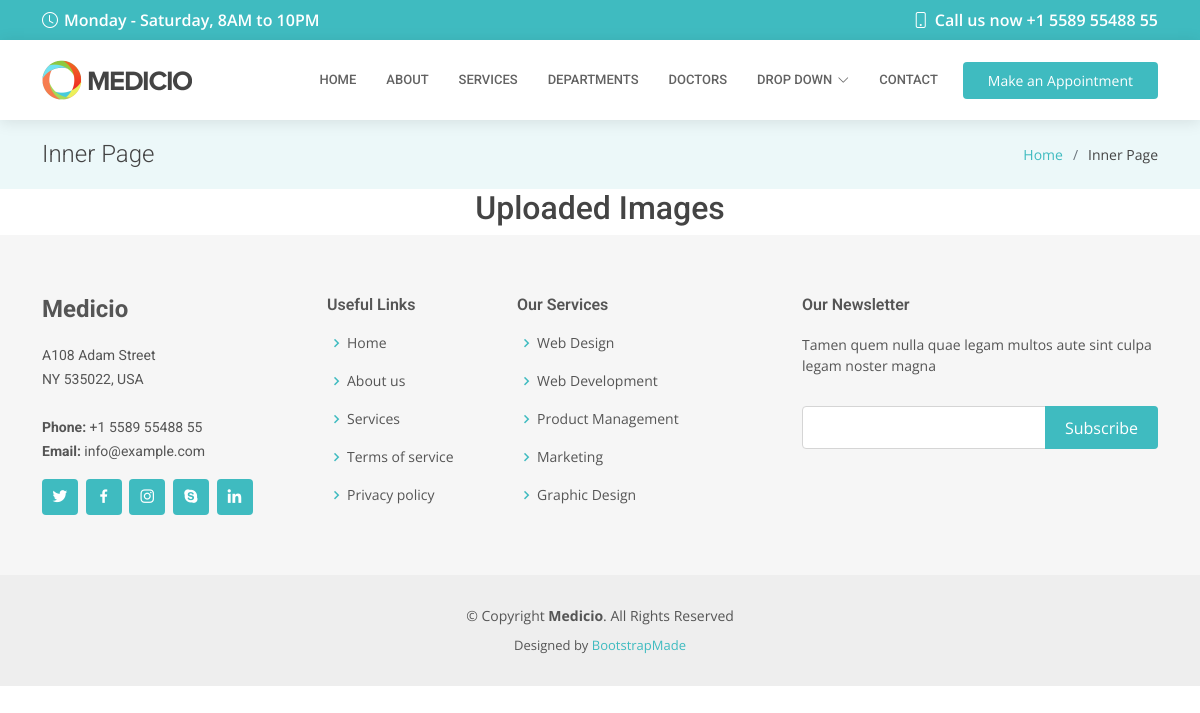
Page /showimage/ on the earlier database version.
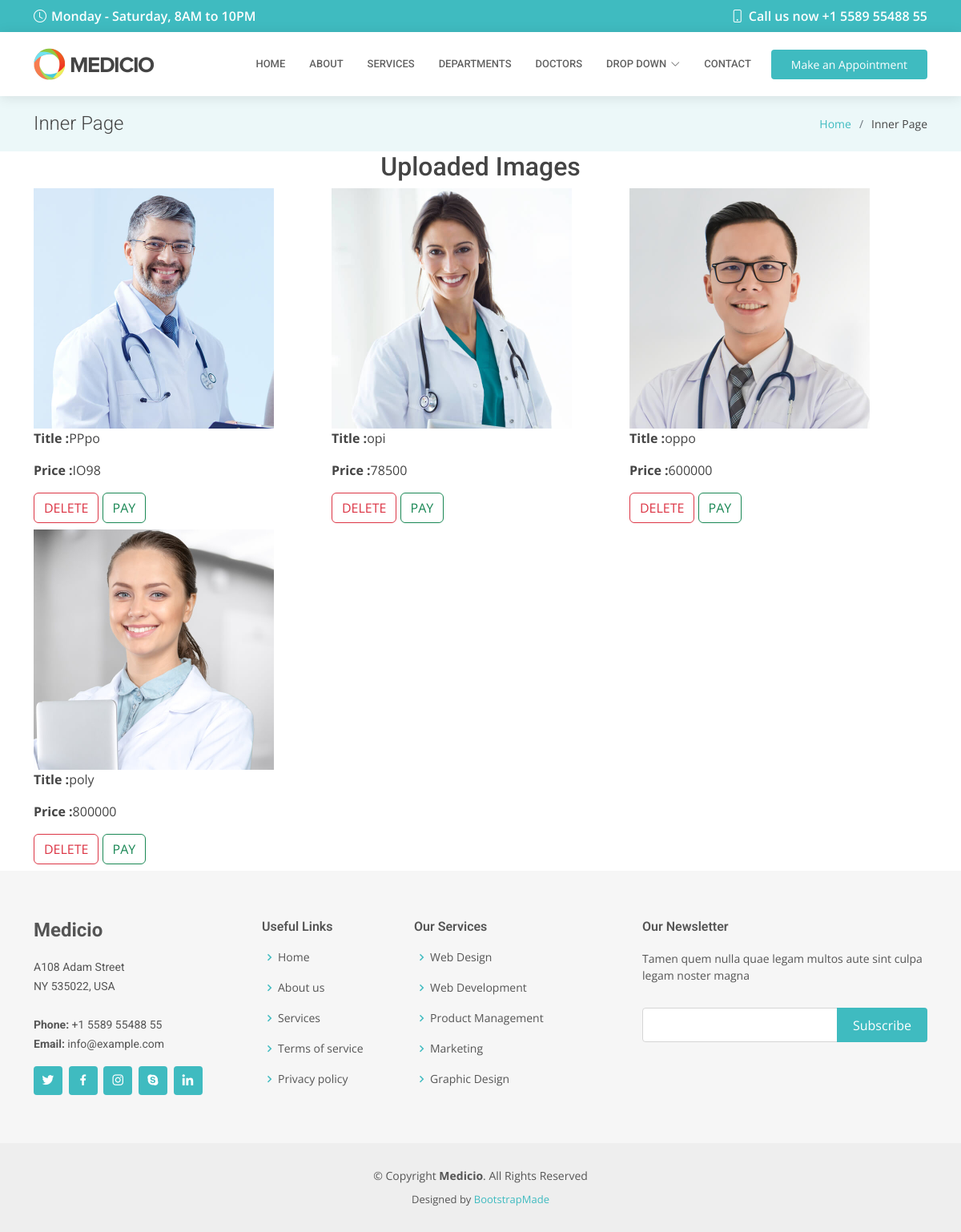
Same page on the later database version.
### hospitalapp/models.py (models this page shows)
class ImageModel(models.Model):
    image = models.ImageField(upload_to='images/')
    title = models.CharField(max_length=50)
    price = models.CharField(max_length=50)

### hospitalapp/views.py (the view)
# urls.py: path('showimage/', views.show_image, name='image'),
def show_image(request):
    images = ImageModel.objects.all()
    return render(request, 'showimages.html', {'images': images})

### templates/showimages.html
{% extends 'inner-page.html' %}
{% block body %}
      <h2 class="text-center">Uploaded Images</h2>
       <div class="container">
          <div style="display: flex;
          justify-content:space-between;
          flex-wrap: wrap">
               {% for image in images %}
              <div class="col mb-2">
                  <img src="{{ image.image.url }}" alt="Uploaded Image" style="width: 300px;height:300px"> <br>
                  <p><strong>Title :</strong>{{ image.title }}</p>
                  <p><strong>Price :</strong>{{ image.price }}</p>
                  <a href="/imagedelete/{{ image.id }}" class="btn btn-outline-danger">DELETE</a>
                  <a href="" class="btn btn-outline-success">PAY</a><br>
              </div>
           {% endfor %}
          </div>
       </div>
{% endblock %}

### templates/inner-page.html (shortened to what this page needs)
<!DOCTYPE html>
<html lang="en">
<head>
    {% load static %}
  <link href="{% static 'assets/vendor/fontawesome-free/css/all.min.css' %}" rel="stylesheet">
  <link href="{% static 'assets/vendor/animate.css/animate.min.css' %}" rel="stylesheet">
  <link href="{% static 'assets/vendor/aos/aos.css" rel="stylesheet' %}">
  <link href="{% static 'assets/vendor/bootstrap/css/bootstrap.min.css' %}" rel="stylesheet">
  <link href="{% static 'assets/vendor/bootstrap-icons/bootstrap-icons.css' %}" rel="stylesheet">
  <link href="{% static 'assets/vendor/boxicons/css/boxicons.min.css' %}" rel="stylesheet">
  <link href="{% static 'assets/vendor/glightbox/css/glightbox.min.css' %}" rel="stylesheet">
  <link href="{% static 'assets/vendor/swiper/swiper-bundle.min.css'%}" rel="stylesheet">
  <link href="{% static 'assets/css/style.css' %}" rel="stylesheet">
</head>
<body>
  <div id="topbar" class="d-flex align-items-center fixed-top">
    <div class="container d-flex align-items-center justify-content-center justify-content-md-between">
      <div class="align-items-center d-none d-md-flex">
        <i class="bi bi-clock"></i> Monday - Saturday, 8AM to 10PM
      </div>
      <div class="d-flex align-items-center">
        <i class="bi bi-phone"></i> Call us now +1 5589 55488 55
      </div>
    </div>
  </div>
  <header id="header" class="fixed-top">
    <div class="container d-flex align-items-center">
      <a href="index.html" class="logo me-auto"><img src="assets/img/logo.png" alt=""></a>
      <nav id="navbar" class="navbar order-last order-lg-0">
        <ul>
          <li><a class="nav-link scrollto " href="#hero">Home</a></li>
          <li><a class="nav-link scrollto" href="#about">About</a></li>
          <li><a class="nav-link scrollto" href="#services">Services</a></li>
          <li><a class="nav-link scrollto" href="#departments">Departments</a></li>
          <li><a class="nav-link scrollto" href="#doctors">Doctors</a></li>
          <li class="dropdown"><a href="#"><span>Drop Down</span> <i class="bi bi-chevron-down"></i></a>
          </li>
          <li><a class="nav-link scrollto" href="#contact">Contact</a></li>
        </ul>
      </nav>
      <a href="#appointment" class="appointment-btn scrollto"><span class="d-none d-md-inline">Make an</span> Appointment</a>
    </div>
  </header>
  <main id="main">
    <section class="breadcrumbs">
      <div class="container">
        <div class="d-flex justify-content-between align-items-center">
          <h2>Inner Page</h2>
          <ol>
            <li><a href="index.html">Home</a></li>
            <li>Inner Page</li>
          </ol>
        </div>
      </div>
    </section>
      {% block body %}
       {% endblock %}
  <footer id="footer">
    <div class="footer-top">
      <div class="container">
        <div class="row">
          <div class="col-lg-3 col-md-6">
            <div class="footer-info">
              <h3>Medicio</h3>
              <p>
                A108 Adam Street <br>
                NY 535022, USA<br><br>
                <strong>Phone:</strong> +1 5589 55488 55<br>
                <strong>Email:</strong> info@example.com<br>
              </p>
              <div class="social-links mt-3">
                <a href="#" class="twitter"><i class="bx bxl-twitter"></i></a>
                <a href="#" class="facebook"><i class="bx bxl-facebook"></i></a>
                <a href="#" class="instagram"><i class="bx bxl-instagram"></i></a>
                <a href="#" class="google-plus"><i class="bx bxl-skype"></i></a>
                <a href="#" class="linkedin"><i class="bx bxl-linkedin"></i></a>
              </div>
            </div>
          </div>
          <div class="col-lg-2 col-md-6 footer-links">
            <h4>Useful Links</h4>
            <ul>
              <li><i class="bx bx-chevron-right"></i> <a href="#">Home</a></li>
              <li><i class="bx bx-chevron-right"></i> <a href="#">About us</a></li>
              <li><i class="bx bx-chevron-right"></i> <a href="#">Services</a></li>
              <li><i class="bx bx-chevron-right"></i> <a href="#">Terms of service</a></li>
              <li><i class="bx bx-chevron-right"></i> <a href="#">Privacy policy</a></li>
            </ul>
          </div>
          <div class="col-lg-3 col-md-6 footer-links">
            <h4>Our Services</h4>
            <ul>
              <li><i class="bx bx-chevron-right"></i> <a href="#">Web Design</a></li>
              <li><i class="bx bx-chevron-right"></i> <a href="#">Web Development</a></li>
              <li><i class="bx bx-chevron-right"></i> <a href="#">Product Management</a></li>
              <li><i class="bx bx-chevron-right"></i> <a href="#">Marketing</a></li>
              <li><i class="bx bx-chevron-right"></i> <a href="#">Graphic Design</a></li>
            </ul>
          </div>
          <div class="col-lg-4 col-md-6 footer-newsletter">
            <h4>Our Newsletter</h4>
            <p>Tamen quem nulla quae legam multos aute sint culpa legam noster magna</p>
            <form action="" method="post">
              <input type="email" name="email"><input type="submit" value="Subscribe">
            </form>
          </div>
        </div>
      </div>
    </div>
    <div class="container">
      <div class="copyright">
        &copy; Copyright <strong><span>Medicio</span></strong>. All Rights Reserved
      </div>
      <div class="credits">
        Designed by <a href="https://bootstrapmade.com/">BootstrapMade</a>
      </div>
    </div>
  </footer>
</body>
</html>

### static/assets/css/style.css (style rules this page uses)
body { font-family: "Open Sans", sans-serif; color: #444444; }
a { color: #3fbbc0; text-decoration: none; }
h1, h2, h3, h4, h5, h6 { font-family: "Roboto", sans-serif; }
#topbar { background: #3fbbc0; color: #fff; height: 40px; font-size: 16px; font-weight: 600; z-index: 996; transition: all 0.5s; }
#topbar i { padding-right: 6px; line-height: 0; }
#header { background: #fff; transition: all 0.5s; z-index: 997; padding: 20px 0; top: 40px; box-shadow: 0px 2px 15px rgba(0, 0, 0, 0.1); }
#header .logo { font-size: 28px; margin: 0; padding: 0; line-height: 1; font-weight: 600; letter-spacing: 0.5px; text-transform: uppercase; }
#header .logo img { max-height: 40px; }
.appointment-btn { margin-left: 25px; background: #3fbbc0; color: #fff; border-radius: 4px; padding: 8px 25px; white-space: nowrap; transition: 0.3s; font-size: 14px; display: inline-block; }
.navbar { padding: 0; }
.navbar ul { margin: 0; padding: 0; display: flex; list-style: none; align-items: center; }
.navbar li { position: relative; }
.navbar a, .navbar a:focus { display: flex; align-items: center; justify-content: space-between; padding: 10px 0 10px 30px; font-family: "Roboto", sans-serif; font-size: 13px; color: #626262; white-space: nowrap; transition: 0.3s; text-transform: uppercase; font-weight: 500; }
.navbar a i, .navbar a:focus i { font-size: 12px; line-height: 0; margin-left: 5px; }
section { padding: 60px 0; overflow: hidden; }
.breadcrumbs { padding: 20px 0; background-color: #ecf8f9; min-height: 40px; margin-top: 120px; }
.breadcrumbs h2 { font-size: 24px; font-weight: 300; margin: 0; }
.breadcrumbs ol { display: flex; flex-wrap: wrap; list-style: none; padding: 0; margin: 0; font-size: 14px; }
.breadcrumbs ol li+li { padding-left: 10px; }
.breadcrumbs ol li+li::before { display: inline-block; padding-right: 10px; color: #6c757d; content: "/"; }
#footer { background: #eeeeee; padding: 0 0 30px 0; color: #555555; font-size: 14px; }
#footer .footer-top { background: #f6f6f6; padding: 60px 0 30px 0; }
#footer .footer-top .footer-info { margin-bottom: 30px; }
#footer .footer-top .footer-info h3 { font-size: 24px; margin: 0 0 20px 0; padding: 2px 0 2px 0; line-height: 1; font-weight: 700; }
#footer .footer-top .footer-info p { font-size: 14px; line-height: 24px; margin-bottom: 0; font-family: "Roboto", sans-serif; }
#footer .footer-top .social-links a { font-size: 18px; display: inline-block; background: #3fbbc0; color: #fff; line-height: 1; padding: 8px 0; margin-right: 4px; border-radius: 4px; text-align: center; width: 36px; height: 36px; transition: 0.3s; }
#footer .footer-top h4 { font-size: 16px; font-weight: 600; position: relative; padding-bottom: 12px; }
#footer .footer-top .footer-links { margin-bottom: 30px; }
#footer .footer-top .footer-links ul { list-style: none; padding: 0; margin: 0; }
#footer .footer-top .footer-links ul i { padding-right: 2px; color: #3fbbc0; font-size: 18px; line-height: 1; }
#footer .footer-top .footer-links ul li { padding: 10px 0; display: flex; align-items: center; }
#footer .footer-top .footer-links ul li:first-child { padding-top: 0; }
#footer .footer-top .footer-links ul a { color: #555555; transition: 0.3s; display: inline-block; line-height: 1; }
#footer .footer-top .footer-newsletter form { margin-top: 30px; background: #fff; padding: 6px 10px; position: relative; border: 1px solid #d5d5d5; border-radius: 4px; }
#footer .footer-top .footer-newsletter form input[type=email] { border: 0; padding: 4px; width: calc(100% - 110px); }
#footer .footer-top .footer-newsletter form input[type=submit] { position: absolute; top: -1px; right: -1px; bottom: -1px; border: 0; background: none; font-size: 16px; padding: 0 20px; background: #3fbbc0; color: #fff; transition: 0.3s; border-radius: 0 4px 4px 0; }
#footer .copyright { text-align: center; padding-top: 30px; }
#footer .credits { padding-top: 10px; text-align: center; font-size: 13px; }

Differences in the rows shown:
added ImageModel: image (picture), title "PPpo", price "IO98"
added ImageModel: image (picture), title "opi", price "78500"
added ImageModel: image (picture), title "oppo", price "600000"
added ImageModel: image (picture), title "poly", price "800000"
